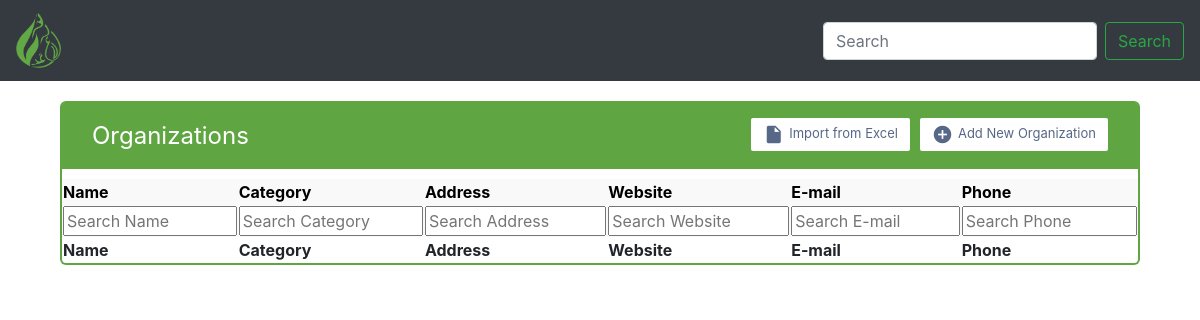
Before: /organization/ with the older database file.
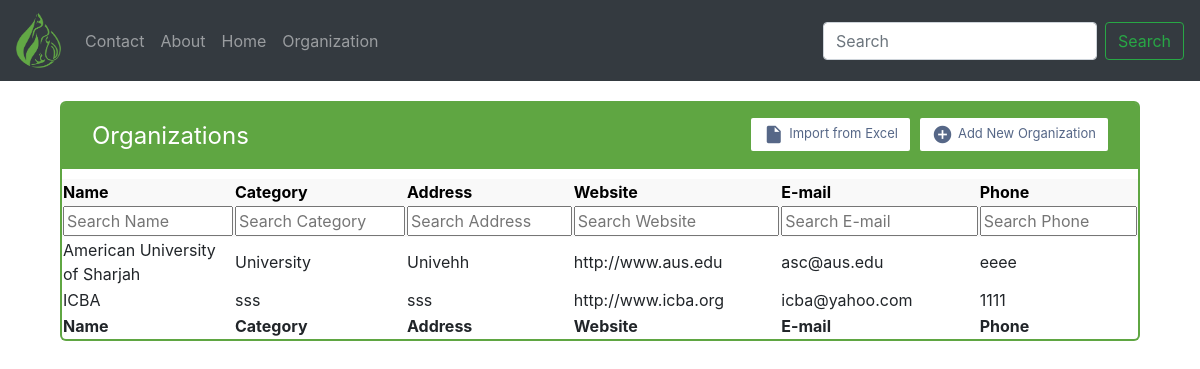
After: the same page with the newer database file.
### contacts/models.py (models this page shows, shortened)
class Menu(models.Model):
    title = models.CharField(max_length=40)
    link = models.CharField(max_length=1041)
    alt = models.CharField(max_length=100)

class Organization(models.Model):
    Name = models.CharField(max_length=100, null=False)
    Category = models.CharField(max_length=200, null=False)
    Address = models.CharField(max_length=100)
    Website = models.URLField()
    Email = models.EmailField()
    Phone = models.CharField(max_length=15)

### contacts/views.py (the view)
# urls.py: path('organization/', views.organization),
def organization(request):
    all_organization_list = all_organizations(request)
    import_csv = excel_import_organizations(request)
    context = {'organizations': all_organization_list, 'import': import_csv}
    return render(request, 'organization.html', context)

### contacts/context_processors.py (called while the page is built)
def navigation_bar(request):
    menu = Menu.objects.all()
    return {
        'menu_items': menu
    }

### contacts/views.py (called while the page is built, shortened)
def all_organizations(request):
    organizations = Organization.objects.all()
    return organizations

def excel_import_organizations(request):
    template = "organization.html"
    data = Organization.objects.all()
    prompt = {
        'order': 'Order of the CSV should be Name, Category, Address, Website, Email, Phone',
        'profiles': data
    }
    if request.method == "GET":
        return render(request, template, prompt)

### contacts/templates/organization.html (shortened to what this page needs)
{% extends 'base.html' %}
{% block stylings %}
    {% load static %}
  <link rel="stylesheet" href="{% static 'contacts/jquery.dataTables.min.css' %}" type="text/css">
{% endblock stylings %}
{% block content%}
  <div class="table-wrapper">
      <div class="table-title">
                <div class="row">
                    <div class="col-sm-5">
                        <span style="font-size:24px">Organizations</span>
					</div>
					<div class="col-sm-7" style="top: 0px;">
                        <a href="new_org/" class="btn btn-primary"><i class="material-icons">&#xE147;</i> <span>Add New Organization</span></a>
						<a class="btn btn-primary" data-toggle="modal" data-target="#myModal"><i class="material-icons">&#xE24D;</i> <span>Import from Excel</span></a>
                    </div>
                </div>
            </div>
    <table id="example" class="hover row-border nowrap" style="width:100%">
            <thead>
                <tr style="background-color: #f9f9f9; color: black">
                     <th>Name</th>
                    <th>Category</th>
                    <th>Address</th>
                    <th>Website</th>
                    <th>E-mail</th>
                    <th>Phone</th>
                </tr>
            </thead>
            <tbody>
        {% for organization in organizations%}
                <tr>
                    <td>{{organization.Name}}</td>
                    <td>{{organization.Category}}</td>
                    <td>{{organization.Address}}</td>
                    <td>{{organization.Website}}</td>
                    <td>{{organization.Email}}</td>
                    <td>{{organization.Phone}}</td>
                </tr>
        {%endfor%}
            </tbody>
            <tfoot>
                <tr>
                    <th>Name</th>
                    <th>Category</th>
                    <th>Address</th>
                    <th>Website</th>
                    <th>E-mail</th>
                    <th>Phone</th>
                </tr>
            </tfoot>
        </table>
    </div>
{% endblock content%}

### templates/nav.html (shortened to what this page needs)
{% load static %}
<nav class="navbar navbar-expand-lg navbar-dark bg-dark">
  <a class="navbar-brand" href="https://www.biosaline.org/"><img src="{% static 'contacts/images/icba.png' %}" alt="logo" style="width:45px;height:55px"></a>
  <div class="collapse navbar-collapse" id="navbarSupportedContent">
    <ul class="navbar-nav mr-auto">
      {% for menu in menu_items %}
        {% if request.path == menu.link %}
             <li class="nav-item active">
            <a class="nav-link" alt="{{menu.alt}}" href="{{menu.link}}">{{menu.title}}</a>
          </li>
        {% else %}
      <li class="nav-item">
        <a class="nav-link" alt="{{menu.alt}}" href="{{menu.link}}">{{menu.title}}</a>
      </li>
        {% endif %}
   {% endfor %}
    </ul>
    <form class="form-inline my-2 my-lg-0">
      <input class="form-control mr-sm-2" type="search" placeholder="Search" aria-label="Search">
      <button class="btn btn-outline-success my-2 my-sm-0" type="submit">Search</button>
    </form>
  </div>
</nav>

Changed rows visible on the page:
added Menu: title "Contact"
added Menu: title "About"
added Menu: title "Home"
added Menu: title "Organization"
added Organization: Name "American University of Sharjah", Category "University", Address "Univehh", Website "http://www.aus.edu", Email "asc@aus.edu", Phone "eeee"
added Organization: Name "ICBA", Category "sss", Address "sss", Website "http://www.icba.org", Email "icba@yahoo.com", Phone "1111"
